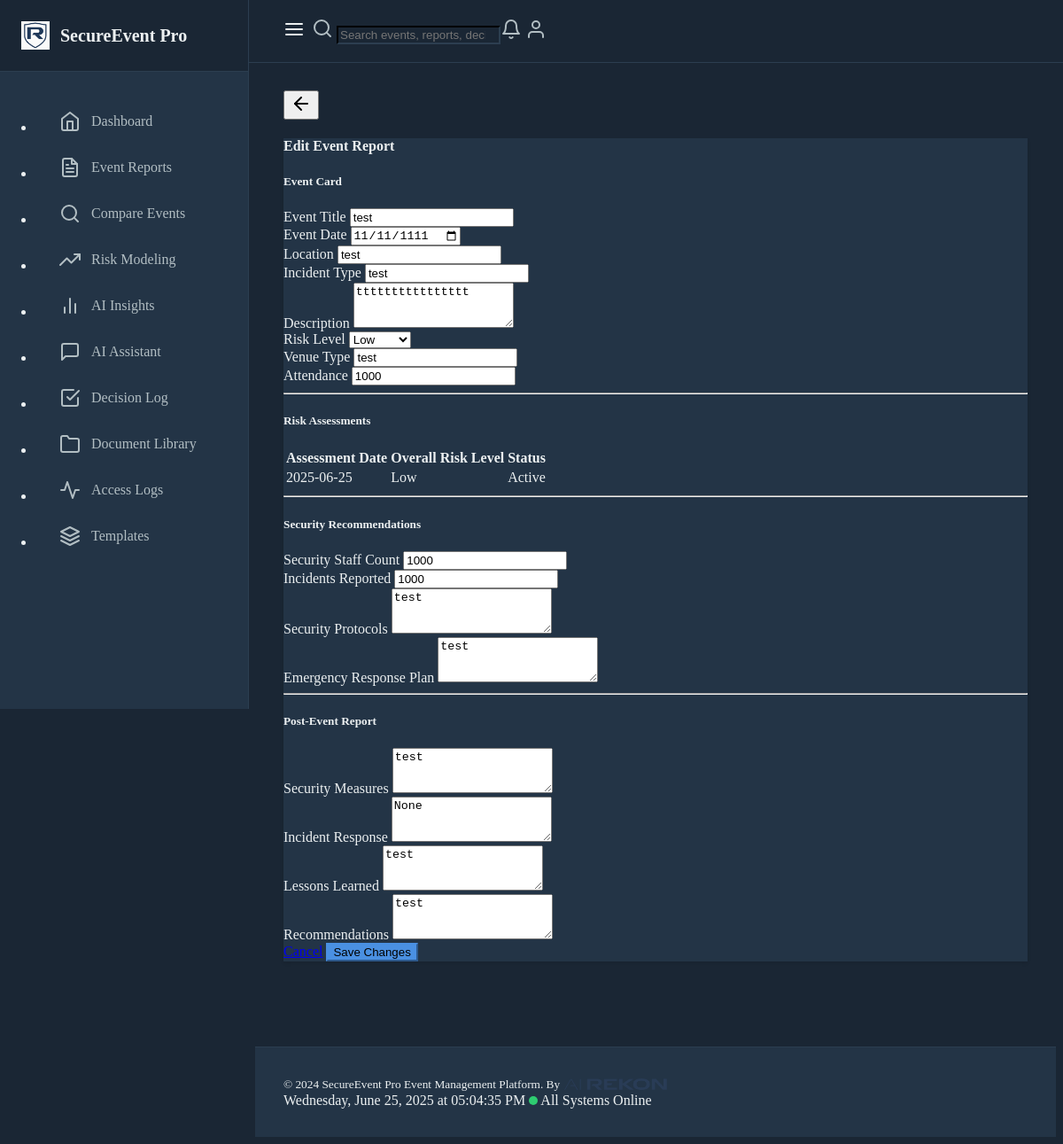
The page /edit-event-report/6 on the database its author committed.
### models.py (models this page shows, shortened)
class EventReport(db.Model):
    id = db.Column(db.Integer, primary_key=True)
    title = db.Column(db.String(200), nullable=False)
    date = db.Column(db.DateTime, nullable=False)
    location = db.Column(db.String(200), nullable=False)
    description = db.Column(db.Text, nullable=False)
    risk_level = db.Column(db.String(50), nullable=False)
    incident_type = db.Column(db.String(100), nullable=False)
    created_at = db.Column(db.DateTime, default=datetime.utcnow)
    venue_type = db.Column(db.String(50))
    security_staff_count = db.Column(db.Integer, default=0)
    security_staff_roles = db.Column(db.JSON, default=dict)
    incidents_reported = db.Column(db.Integer, default=0)
    incident_summary = db.Column(db.Text)
    attendance = db.Column(db.Integer)
    security_measures = db.Column(db.Text)
    incident_response = db.Column(db.Text)
    lessons_learned = db.Column(db.Text)
    recommendations = db.Column(db.Text)
    security_protocols = db.Column(db.Text)
    emergency_response_plan = db.Column(db.Text)
    post_event_analysis = db.Column(db.Text)
    activity_logs = db.relationship('ActivityLog', backref='event_report', lazy=True)
    estimated_risk_level = db.Column(db.String(50))
    risk_assessments = db.relationship('RiskAssessment', backref='event_report', lazy=True)

class RiskAssessment(db.Model):
    id = db.Column(db.Integer, primary_key=True)
    event_report_id = db.Column(db.Integer, db.ForeignKey('event_report.id'), nullable=False)
    assessment_date = db.Column(db.DateTime, default=datetime.utcnow)
    risk_factors = db.Column(db.JSON, default=list)
    overall_risk_level = db.Column(db.String(50), nullable=False)
    assessor_notes = db.Column(db.Text)
    mitigation_measures = db.Column(db.JSON, default=list)
    residual_risk_level = db.Column(db.String(50))
    review_date = db.Column(db.DateTime)
    status = db.Column(db.String(50), default='Active')

### routes.py (the view, shortened to what this page needs)
@app.route("/edit-event-report/<int:report_id>", methods=["GET", "POST"])
def edit_event_report(report_id):
    report = EventReport.query.get_or_404(report_id)
    return render_template("create_event_report.html", report=report)

### routes.py (called while the page is built)
@app.before_request
def before_request():
    g.start_time = datetime.utcnow()
    g.activity_log = None

@app.after_request
def after_request(response):
    if hasattr(g, "activity_log") and g.activity_log:
        end_activity_tracking(g.activity_log)
    return response

### templates/create_event_report.html (shortened to what this page needs)
{% extends "base.html" %}
{% block content %}
<div class="container mt-4">
    <div class="card">
        <div class="card-header">
            <h4 class="mb-0">{{ 'Edit Event Report' if report else 'Create New Event Report' }}</h4>
        </div>
        <div class="card-body">
            <h5 class="mb-3">Event Card</h5>
            <form action="{% if report %}{{ url_for('edit_event_report', report_id=report.id) }}{% else %}{{ url_for('create_event_report') }}{% endif %}" method="POST">
                <div class="row">
                    <div class="col-md-6 mb-3">
                        <label for="title" class="form-label">Event Title</label>
                        <input type="text" class="form-control" id="title" name="title" value="{{ report.title if report else '' }}" required>
                    </div>
                    <div class="col-md-6 mb-3">
                        <label for="date" class="form-label">Event Date</label>
                        <input type="date" class="form-control" id="date" name="date" value="{{ report.date.strftime('%Y-%m-%d') if report else '' }}" required>
                    </div>
                </div>
                <div class="row">
                    <div class="col-md-6 mb-3">
                        <label for="location" class="form-label">Location</label>
                        <input type="text" class="form-control" id="location" name="location" value="{{ report.location if report else '' }}" required>
                    </div>
                    <div class="col-md-6 mb-3">
                        <label for="incident_type" class="form-label">Incident Type</label>
                        <input type="text" class="form-control" id="incident_type" name="incident_type" value="{{ report.incident_type if report else '' }}" required>
                    </div>
                </div>
                <div class="mb-3">
                    <label for="description" class="form-label">Description</label>
                    <textarea class="form-control" id="description" name="description" rows="3" required>{{ report.description if report else '' }}</textarea>
                </div>
                <div class="row">
                    <div class="col-md-4 mb-3">
                        <label for="risk_level" class="form-label">Risk Level</label>
                        <select class="form-select" id="risk_level" name="risk_level" required>
                            {% for level in ['Low','Medium','High'] %}
                            <option value="{{ level }}" {% if report and report.risk_level==level %}selected{% endif %}>{{ level }}</option>
                            {% endfor %}
                        </select>
                    </div>
                    <div class="col-md-4 mb-3">
                        <label for="venue_type" class="form-label">Venue Type</label>
                        <input type="text" class="form-control" id="venue_type" name="venue_type" value="{{ report.venue_type if report else '' }}">
                    </div>
                    <div class="col-md-4 mb-3">
                        <label for="attendance" class="form-label">Attendance</label>
                        <input type="number" class="form-control" id="attendance" name="attendance" value="{{ report.attendance if report else '' }}">
                    </div>
                </div>
                <hr>
                <h5 class="mt-4">Risk Assessments</h5>
                <div class="mb-4">
                {% if report %}
                    {% if report.risk_assessments %}
                    <div class="table-responsive">
                        <table class="table table-hover">
                            <thead>
                                <tr>
                                    <th>Assessment Date</th>
                                    <th>Overall Risk Level</th>
                                    <th>Status</th>
                                </tr>
                            </thead>
                            <tbody>
                                {% for a in report.risk_assessments %}
                                <tr>
                                    <td>{{ a.assessment_date.strftime('%Y-%m-%d') }}</td>
                                    <td>
                                        <span class="badge bg-{{ 'danger' if a.overall_risk_level=='High' else 'warning' if a.overall_risk_level=='Medium' else 'success' }}">{{ a.overall_risk_level }}</span>
                                    </td>
                                    <td>{{ a.status }}</td>
                                </tr>
                                {% endfor %}
                            </tbody>
                        </table>
                    </div>
                    {% endif %}
                {% else %}
                    <div class="alert alert-warning">
                        Save the event first, then you can add detailed risk assessments.
                    </div>
                {% endif %}
                </div>
                <hr>
                <h5 class="mt-4">Security Recommendations</h5>
                <div class="row">
                    <div class="col-md-6 mb-3">
                        <label for="security_staff_count" class="form-label">Security Staff Count</label>
                        <input type="number" class="form-control" id="security_staff_count" name="security_staff_count" value="{{ report.security_staff_count if report else 0 }}">
                    </div>
                    <div class="col-md-6 mb-3">
                        <label for="incidents_reported" class="form-label">Incidents Reported</label>
                        <input type="number" class="form-control" id="incidents_reported" name="incidents_reported" value="{{ report.incidents_reported if report else 0 }}">
                    </div>
                </div>
                <div class="mb-3">
                    <label for="security_protocols" class="form-label">Security Protocols</label>
                    <textarea class="form-control" id="security_protocols" name="security_protocols" rows="3">{{ report.security_protocols if report else '' }}</textarea>
                </div>
                <div class="mb-3">
                    <label for="emergency_response_plan" class="form-label">Emergency Response Plan</label>
                    <textarea class="form-control" id="emergency_response_plan" name="emergency_response_plan" rows="3">{{ report.emergency_response_plan if report else '' }}</textarea>
                </div>
                <hr>
                <h5 class="mt-4">Post-Event Report</h5>
                <div class="mb-3">
                    <label for="security_measures" class="form-label">Security Measures</label>
                    <textarea class="form-control" id="security_measures" name="security_measures" rows="3">{{ report.security_measures if report else '' }}</textarea>
                </div>
                <div class="mb-3">
                    <label for="incident_response" class="form-label">Incident Response</label>
                    <textarea class="form-control" id="incident_response" name="incident_response" rows="3">{{ report.incident_response if report else '' }}</textarea>
                </div>
                <div class="mb-3">
                    <label for="lessons_learned" class="form-label">Lessons Learned</label>
                    <textarea class="form-control" id="lessons_learned" name="lessons_learned" rows="3">{{ report.lessons_learned if report else '' }}</textarea>
                </div>
                <div class="mb-3">
                    <label for="recommendations" class="form-label">Recommendations</label>
                    <textarea class="form-control" id="recommendations" name="recommendations" rows="3">{{ report.recommendations if report else '' }}</textarea>
                </div>
                <div class="d-flex justify-content-end">
                    <a href="{{ url_for('index') }}" class="btn btn-secondary me-2">Cancel</a>
                    <button type="submit" class="btn btn-primary">{{ 'Save Changes' if report else 'Create Report' }}</button>
                </div>
            </form>
        </div>
    </div>
</div>
{% endblock %}

### templates/base.html (style rules this page uses)
:root { --primary-color: #4A90E2; --secondary-color: #2C3E50; --accent-color: #3498DB; --background-dark: #1A2634; --card-bg: #233446; --text-primary: #ECF0F1; --text-secondary: #B2BEC3; }
body { background-color: var(--background-dark); color: var(--text-primary); }
.card { background-color: var(--card-bg); border-color: var(--secondary-color); }
.btn-primary { background-color: var(--primary-color); border-color: var(--primary-color); }
.card { border: 1px solid var(--bs-border-color); box-shadow: 0 2px 4px rgba(0, 0, 0, 0.1); }
.badge { font-weight: 500; }

### rows shown on the page
EventReport: title "test", date "11/11/1111", location "test", incident_type "test", description "tttttttttttttttt", risk_level "Low", venue_type "test", attendance "1000", security_staff_count "1000", incidents_reported "1000", security_protocols "test", emergency_response_plan "test", security_measures "test", incident_response "None", lessons_learned "test", recommendations "test"
RiskAssessment: assessment_date "2025-06-25", overall_risk_level "Low", status "Active"

### other values the page prints
{{ 'Edit Event Report' if report else 'Create New Event Report' }} "Edit Event Report"
{{ 'Save Changes' if report else 'Create Report' }} "Save Changes"
